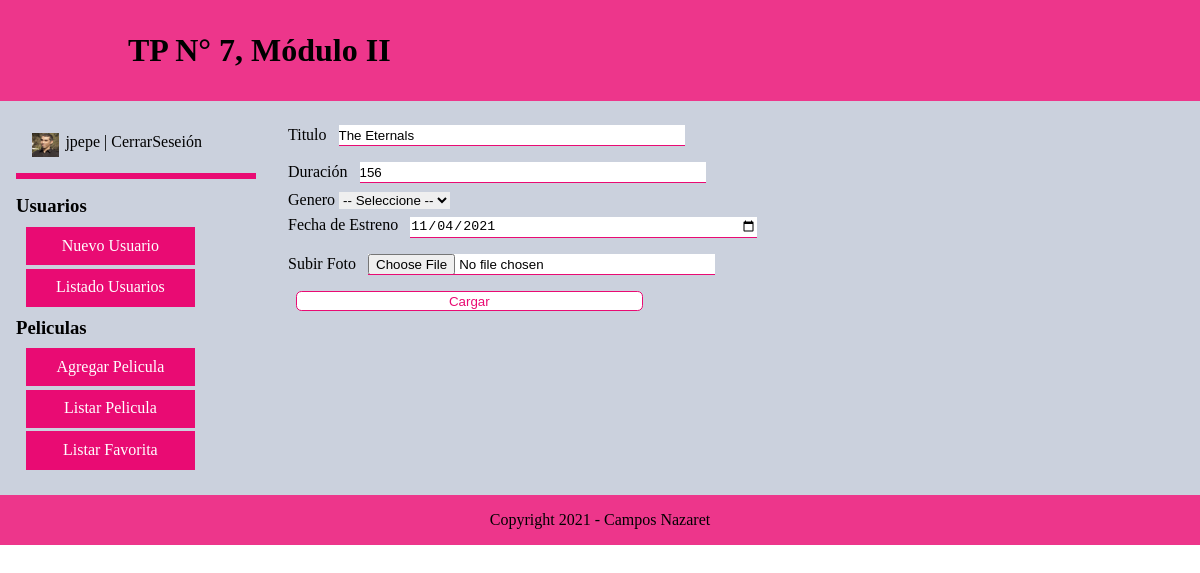
The page /TP09-CamposNestorNazaret/Ejercicio/php/pelicula_modificar.php?id=1 (signed in) on the database its author committed.
### tables this page shows
CREATE TABLE `pelicula` (
  `id` int(11) NOT NULL,
  `titulo` varchar(60) NOT NULL,
  `duracion` int(11) NOT NULL,
  `genero` varchar(40) NOT NULL,
  `fecha_estreno` date NOT NULL,
  `foto_portada` varchar(80) DEFAULT NULL
);

### TP09-CamposNestorNazaret/Ejercicio/php/pelicula_modificar.php (the view, shortened to what this page needs)
<?php
if (!empty($_SESSION['usuario'])) {
    $bd = 'peliculas';
    $conexion = conectar($bd);
    if ($conexion && !empty($_GET['id'])) {
        $id = $_GET['id'];
        $consulta = 'SELECT * FROM pelicula WHERE id ='.$id;
        $resultado = mysqli_query($conexion, $consulta);
        if (mysqli_num_rows($resultado)>0) {
            $fila = mysqli_fetch_array($resultado);
            ?>
                <main>
                    <section class="seccion">
                        <article>
                            <?php
                                require('menu.php');
                            ?>
                        </article>
                        <article>
                        <form action="pelicula_modificar_ok.php" method="POST" enctype="multipart/form-data">
                        <fieldset class="datos2">
                            <label for="tit">Titulo
                                <input type="text" name="titulo" id="tit" value="<?php echo $fila['titulo'] ?>">
                            </label>
                            <label for="durac">Duración
                                <input type="number" name="duracion" id="durac" min = "0" value="<?php echo $fila['duracion'] ?>">
                            </label>
                            <label for="gen">Genero
                                <select name="genero" id="gen">
                                    <option value="ninguna">-- Seleccione --</option>
                                </select>
                            </label>
                            <label for="fec">Fecha de Estreno
                                <input type="date" name="fecha" id="fec" value="<?php echo $fila['fecha_estreno'] ?>">
                            </label>
                            <label for="fot">Subir Foto
                                <input type="file" name="foto" id="fot" >
                            </label>
                            <input type="submit" value="Cargar" class="boton">
                        </fieldset>
                        </form>
                    </article>
                    </section>
                </main>
            <?php
        }
    } else {
        echo '<p>No se pudo modificar</p>';
        header ("refresh:3; url=pelicula_listado.php");
    }
} else {
    header ('refresh:0; url=../index.html');
}
    ?>

### TP09-CamposNestorNazaret/Ejercicio/css/estilo.css (style rules this page uses)
* { border:0; padding:0; margin:0; }
header { padding: 2em; background-color: #e90b73d2; }
main { background-color: #CBD1DD; }
article { padding: 1em; }
h1 { padding-left: 3em; }
.datos2 { display: flex; flex-direction: column; justify-content: center; margin: 0 auto; width: 55em; }
.datos2 input { width: 26em; height: 1.5em; border-bottom: solid 0.1em #e90b73; margin: 0.6em; background-color: white; }
input { width: 15em; height: 1.5em; border-bottom: solid 0.1em #e90b73; margin: 0.6em; background-color: white; }
.boton { color: #e90b73 ; border: solid 0.1em #e90b73; height: 3.5em; width: 7.2em; background-color: rgb(255, 255, 255); margin-top: 1.5em; border-radius: 0.4em; margin-left: 5em; }
.parrafo { background-color: #e90b73d2; text-align: center; padding: 1em; }
.seccion { display: flex; flex-direction: row; }

### rows shown on the page
pelicula: titulo "The Eternals", duracion "156", fecha "11/04/2021"

### other values the page prints
$_SESSION['usuario'] "jpepe"
